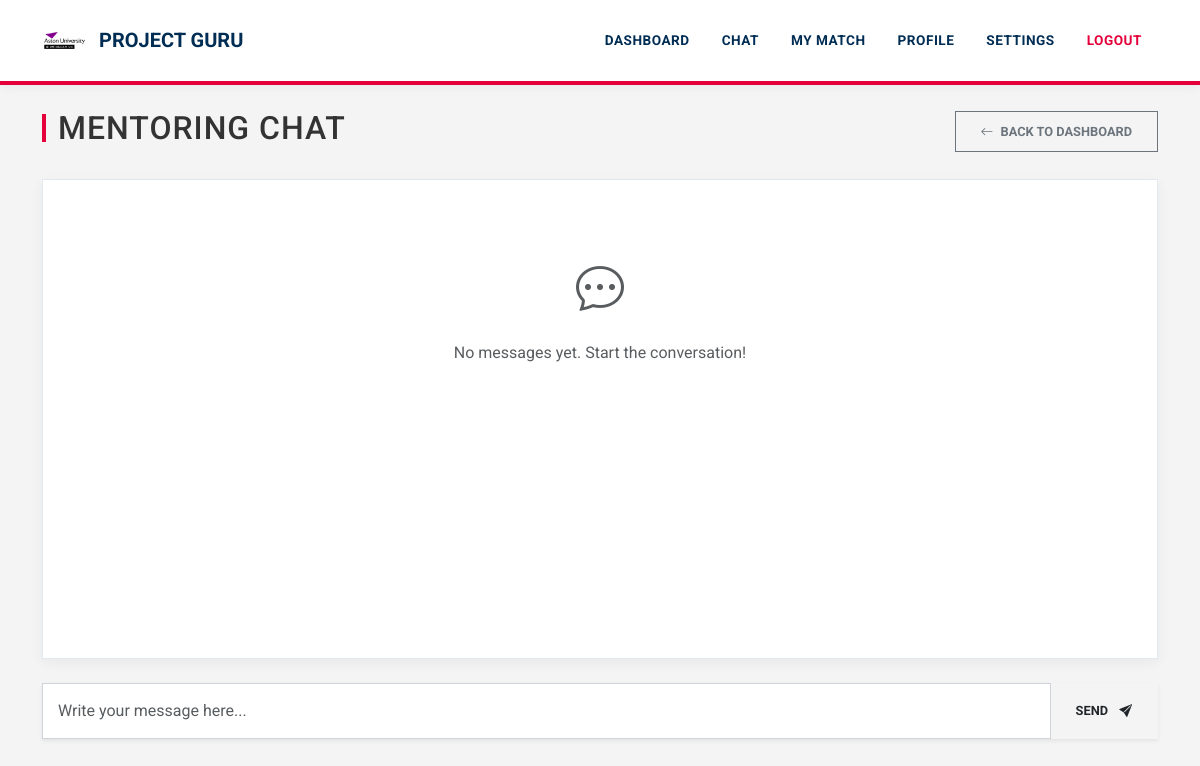
/chat/2870 (signed in), run on an earlier commit of the app's database.
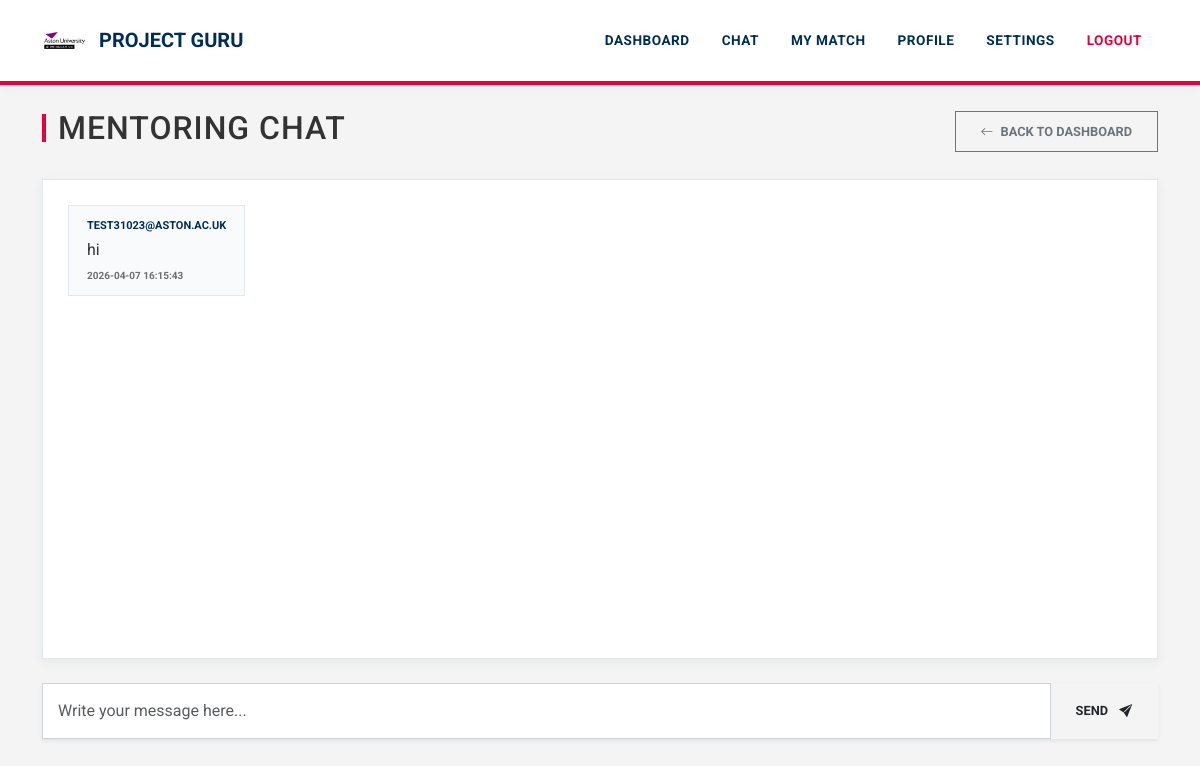
And on a later commit of the database.
### tables this page shows
CREATE TABLE messages (
    id INTEGER PRIMARY KEY AUTOINCREMENT,
    match_id INTEGER,
    sender_id INTEGER,
    message TEXT,
    timestamp TIMESTAMP DEFAULT CURRENT_TIMESTAMP
);

CREATE TABLE users (
    id INTEGER PRIMARY KEY AUTOINCREMENT,
    email TEXT UNIQUE,
    password TEXT,
    role TEXT,
    level TEXT,
    experience TEXT,
    domain TEXT,
    availability TEXT,
    location TEXT,
    status TEXT
, verification_code TEXT, is_verified INTEGER DEFAULT 0, reset_code TEXT);

### app.py (the view, shortened to what this page needs)
@app.route("/chat/<int:match_id>", methods=["GET", "POST"])
def chat(match_id):
    if "user_id" not in session:
        return redirect("/login")
    conn = get_db()
    user_id = session["user_id"]
    match = conn.execute("""
        SELECT m.*,
               u1.email AS mentor_email,
               u2.email AS mentee_email
        FROM matches m
        JOIN users u1 ON m.mentor_id = u1.id
        JOIN users u2 ON m.mentee_id = u2.id
        WHERE m.id=? AND m.status='final'
    """, (match_id,)).fetchone()
    if not match:
        conn.close()
        return "Chat not available"
    if user_id != match["mentor_id"] and user_id != match["mentee_id"]:
        conn.close()
        return "Access denied"
    messages = conn.execute("""
        SELECT m.*, u.email
        FROM messages m
        JOIN users u ON m.sender_id = u.id
        WHERE m.match_id=?
        ORDER BY m.timestamp ASC
    """, (match_id,)).fetchall()
    conn.close()
    return render_template(
        "chat.html",
        messages=messages,
        match=match,
        match_id=match_id,
        user_id=user_id,
    )

### app.py (called while the page is built)
def get_db():
    conn = sqlite3.connect("database.db", timeout=30)
    conn.row_factory = sqlite3.Row
    return conn

### templates/chat.html (shortened to what this page needs)
<!DOCTYPE html>
<html lang="en">
<head>
    <link href="https://cdn.jsdelivr.net/npm/bootstrap@5.3.2/dist/css/bootstrap.min.css" rel="stylesheet">
    <link rel="stylesheet" href="https://cdn.jsdelivr.net/npm/bootstrap-icons@1.11.3/font/bootstrap-icons.min.css">
</head>
<body>
{% include "navbar.html" %}
<div class="container mt-4 mb-5">
    <div class="d-flex justify-content-between align-items-center mb-4">
        <h2>Mentoring Chat</h2>
        <a href="/dashboard" class="btn btn-outline-secondary btn-sm rounded-0 fw-bold">
            <i class="bi bi-arrow-left me-1"></i> BACK TO DASHBOARD
        </a>
    </div>
    <div class="card chat-card shadow-sm mb-4">
        <div id="chat-box">
            {% if messages %}
                {% for msg in messages %}
                    {% if msg.sender_id == user_id %}
                        <div class="d-flex justify-content-end mb-4">
                            <div class="message-self">
                                <div class="message-text">{{ msg.message }}</div>
                                <span class="msg-time">{{ msg.timestamp }}</span>
                            </div>
                        </div>
                    {% else %}
                        <div class="d-flex justify-content-start mb-4">
                            <div class="message-other">
                                <span class="sender-name">{{ msg.email }}</span>
                                <div class="message-text">{{ msg.message }}</div>
                                <span class="msg-time">{{ msg.timestamp }}</span>
                            </div>
                        </div>
                    {% endif %}
                {% endfor %}
            {% else %}
                <div class="text-center py-5">
                    <i class="bi bi-chat-dots text-muted" style="font-size: 3rem;"></i>
                    <p class="text-muted mt-3">No messages yet. Start the conversation!</p>
                </div>
            {% endif %}
        </div>
    </div>
    <form method="POST" action="/chat/{{ match_id }}">
        <div class="input-group shadow-sm">
            <input
                type="text"
                name="message"
                class="form-control"
                placeholder="Write your message here..."
                required
                autocomplete="off">
            <button type="submit" class="btn btn-aston-red">
                SEND <i class="bi bi-send-fill ms-2"></i>
            </button>
        </div>
    </form>
</div>
</body>
</html>

What changed in the data, as far as the page shows it:
added messages: email "TEST31023@ASTON.AC.UK", message "hi", timestamp "2026-04-07 16:15:43"
Also different on the page:
text no longer shown: "No messages yet. Start the conversation!"
